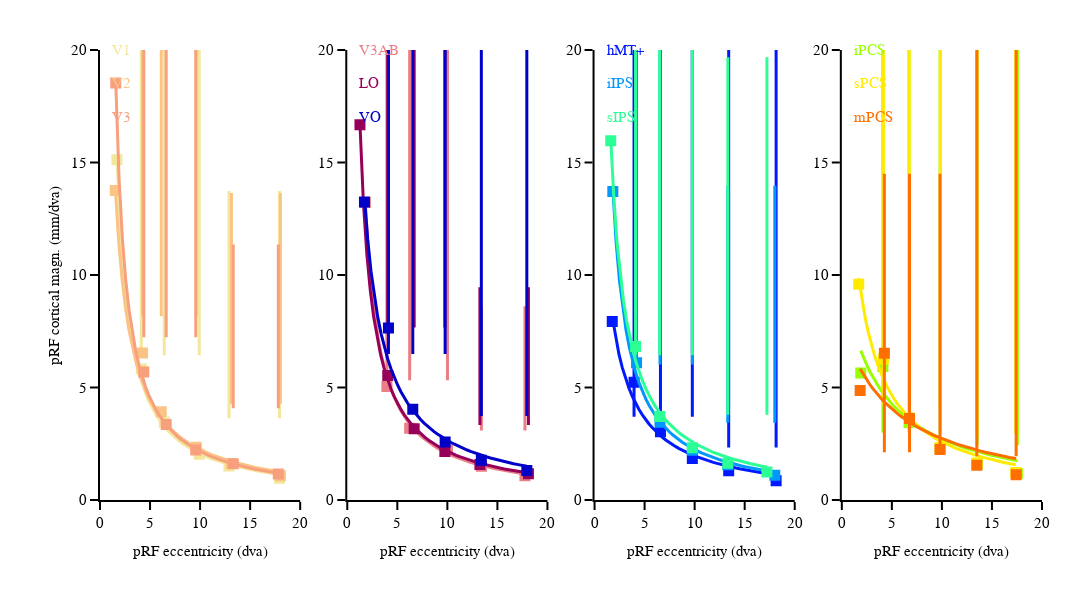

Write notebook code for a chart like this one.
### Code cell
fig.show()
fig.write_image('/Users/uriel/Downloads/{}_ecc_pcm_{}_median.pdf'.format(subject,vert_dist_th), width=1440, height=300)

### Figure 1 — Plotly figure (JSON) as saved in the notebook; plotly's stock layout.template omitted (floating-point values rounded to 4 significant figures)
{"data": [{"legendgroup": "V1", "line": {"color": "rgb(243,231,155)", "width": 3}, "mode": "lines", "name": "V1", "showlegend": false, "type": "scatter", "x": [1.692, 2.023, 2.355, 2.686, 3.018, 3.349, 3.681, 4.012, 4.344, 4.675, 5.007, 5.338, 5.67, 6.001, 6.333, 6.664, 6.996, 7.327, 7.659, 7.99, 8.322, 8.653, 8.985, 9.316, 9.648, 9.979, 10.31, 10.64, 10.97, 11.31, 11.64, 11.97, 12.3, 12.63, 12.96, 13.29, 13.63, 13.96, 14.29, 14.62, 14.95, 15.28, 15.62, 15.95, 16.28, 16.61, 16.94, 17.27, 17.6, 17.94], "xaxis": "x", "y": [15.18, 12.1, 10.06, 8.604, 7.519, 6.676, 6.004, 5.454, 4.997, 4.61, 4.279, 3.993, 3.742, 3.521, 3.324, 3.149, 2.991, 2.848, 2.718, 2.599, 2.491, 2.391, 2.299, 2.213, 2.134, 2.06, 1.991, 1.927, 1.867, 1.81, 1.757, 1.706, 1.659, 1.614, 1.571, 1.531, 1.493, 1.456, 1.421, 1.388, 1.357, 1.326, 1.298, 1.27, 1.243, 1.218, 1.194, 1.17, 1.148, 1.126], "yaxis": "y"}, {"error_y": {"array": [null, 55.66, 58.02, 59.45, 12.23, 12.77], "arrayminus": [null, -0.6042, -2.966, -4.398, -2.122, -2.668], "color": "rgb(243,231,155)", "thickness": 3, "type": "data", "visible": true, "width": 0}, "marker": {"color": "rgb(243,231,155)", "line": {"color": "rgb(243,231,155)", "width": 3}, "size": 8, "symbol": "square"}, "mode": "markers", "name": "34 rad", "showlegend": true, "type": "scatter", "x": [1.692, 4.126, 6.419, 9.911, 12.89, 17.94], "xaxis": "x", "y": [15.12, 5.827, 3.466, 2.033, 1.512, 0.9663], "yaxis": "y"}, {"legendgroup": "V2", "line": {"color": "rgb(250,196,132)", "width": 3}, "mode": "lines", "name": "V2", "showlegend": false, "type": "scatter", "x": [1.532, 1.868, 2.205, 2.542, 2.878, 3.215, 3.551, 3.888, 4.224, 4.561, 4.897, 5.234, 5.57, 5.907, 6.243, 6.58, 6.917, 7.253, 7.59, 7.926, 8.263, 8.599, 8.936, 9.272, 9.609, 9.945, 10.28, 10.62, 10.96, 11.29, 11.63, 11.96, 12.3, 12.64, 12.97, 13.31, 13.65, 13.98, 14.32, 14.66, 14.99, 15.33, 15.67, 16.0, 16.34, 16.68, 17.01, 17.35, 17.69, 18.02], "xaxis": "x", "y": [13.84, 11.48, 9.808, 8.561, 7.595, 6.825, 6.197, 5.674, 5.233, 4.856, 4.529, 4.243, 3.992, 3.768, 3.569, 3.389, 3.226, 3.079, 2.944, 2.821, 2.707, 2.603, 2.506, 2.416, 2.332, 2.254, 2.181, 2.113, 2.048, 1.988, 1.931, 1.877, 1.826, 1.778, 1.732, 1.689, 1.647, 1.608, 1.57, 1.535, 1.5, 1.468, 1.436, 1.406, 1.378, 1.35, 1.323, 1.298, 1.273, 1.25], "yaxis": "y"}, {"error_y": {"array": [null, 42.15, 44.77, 46.35, 12.02, 12.57], "arrayminus": [null, -1.636, -4.254, -5.829, -2.659, -3.203], "color": "rgb(250,196,132)", "thickness": 3, "type": "data", "visible": true, "width": 0}, "marker": {"color": "rgb(250,196,132)", "line": {"color": "rgb(250,196,132)", "width": 3}, "size": 8, "symbol": "square"}, "mode": "markers", "name": "34 rad", "showlegend": true, "type": "scatter", "x": [1.532, 4.252, 6.121, 9.612, 13.13, 18.02], "xaxis": "x", "y": [13.75, 6.535, 3.917, 2.342, 1.617, 1.073], "yaxis": "y"}, {"legendgroup": "V3", "line": {"color": "rgb(248,160,126)", "width": 3}, "mode": "lines", "name": "V3", "showlegend": false, "type": "scatter", "x": [1.575, 1.906, 2.238, 2.569, 2.9, 3.232, 3.563, 3.895, 4.226, 4.557, 4.889, 5.22, 5.552, 5.883, 6.214, 6.546, 6.877, 7.208, 7.54, 7.871, 8.203, 8.534, 8.865, 9.197, 9.528, 9.86, 10.19, 10.52, 10.85, 11.19, 11.52, 11.85, 12.18, 12.51, 12.84, 13.17, 13.5, 13.84, 14.17, 14.5, 14.83, 15.16, 15.49, 15.82, 16.16, 16.49, 16.82, 17.15, 17.48, 17.81], "xaxis": "x", "y": [18.55, 14.28, 11.61, 9.777, 8.445, 7.433, 6.638, 5.996, 5.467, 5.024, 4.648, 4.324, 4.042, 3.795, 3.576, 3.381, 3.206, 3.049, 2.906, 2.776, 2.657, 2.548, 2.447, 2.354, 2.268, 2.188, 2.114, 2.044, 1.979, 1.918, 1.86, 1.806, 1.755, 1.706, 1.661, 1.617, 1.576, 1.537, 1.5, 1.465, 1.431, 1.399, 1.368, 1.338, 1.31, 1.283, 1.257, 1.232, 1.208, 1.185], "yaxis": "y"}, {"error_y": {"array": [null, 72.1, 74.43, 75.57, 9.739, 10.2], "arrayminus": [null, -1.543, -3.874, -5.012, -2.458, -2.921], "color": "rgb(248,160,126)", "thickness": 3, "type": "data", "visible": true, "width": 0}, "marker": {"color": "rgb(248,160,126)", "line": {"color": "rgb(248,160,126)", "width": 3}, "size": 8, "symbol": "square"}, "mode": "markers", "name": "34 rad", "showlegend": true, "type": "scatter", "x": [1.575, 4.378, 6.614, 9.568, 13.31, 17.81], "xaxis": "x", "y": [18.53, 5.687, 3.356, 2.217, 1.615, 1.151], "yaxis": "y"}, {"legendgroup": "V3AB", "line": {"color": "rgb(235,127,134)", "width": 3}, "mode": "lines", "name": "V3AB", "showlegend": false, "type": "scatter", "x": [1.807, 2.133, 2.458, 2.783, 3.109, 3.434, 3.76, 4.085, 4.41, 4.736, 5.061, 5.387, 5.712, 6.038, 6.363, 6.688, 7.014, 7.339, 7.665, 7.99, 8.315, 8.641, 8.966, 9.292, 9.617, 9.942, 10.27, 10.59, 10.92, 11.24, 11.57, 11.89, 12.22, 12.55, 12.87, 13.2, 13.52, 13.85, 14.17, 14.5, 14.82, 15.15, 15.47, 15.8, 16.13, 16.45, 16.78, 17.1, 17.43, 17.75], "xaxis": "x2", "y": [13.17, 10.86, 9.239, 8.039, 7.115, 6.381, 5.785, 5.29, 4.874, 4.518, 4.211, 3.942, 3.706, 3.497, 3.31, 3.142, 2.99, 2.852, 2.727, 2.612, 2.506, 2.408, 2.318, 2.234, 2.157, 2.084, 2.016, 1.952, 1.893, 1.837, 1.784, 1.734, 1.686, 1.642, 1.599, 1.559, 1.521, 1.484, 1.449, 1.416, 1.385, 1.354, 1.325, 1.298, 1.271, 1.245, 1.221, 1.197, 1.174, 1.153], "yaxis": "y2"}, {"error_y": {"array": [null, 35.42, 37.27, 38.24, 7.103, 7.526], "arrayminus": [null, -0.2814, -2.134, -3.098, -1.58, -2.002], "color": "rgb(235,127,134)", "thickness": 3, "type": "data", "visible": true, "width": 0}, "marker": {"color": "rgb(235,127,134)", "line": {"color": "rgb(235,127,134)", "width": 3}, "size": 8, "symbol": "square"}, "mode": "markers", "name": "34 rad", "showlegend": true, "type": "scatter", "x": [1.807, 3.961, 6.233, 10.01, 13.4, 17.75], "xaxis": "x2", "y": [13.23, 5.041, 3.188, 2.225, 1.505, 1.082], "yaxis": "y2"}, {"legendgroup": "LO", "line": {"color": "rgb(150,0,90)", "width": 3}, "mode": "lines", "name": "LO", "showlegend": false, "type": "scatter", "x": [1.268, 1.611, 1.955, 2.298, 2.642, 2.985, 3.329, 3.672, 4.016, 4.359, 4.703, 5.046, 5.39, 5.733, 6.077, 6.42, 6.764, 7.107, 7.451, 7.795, 8.138, 8.482, 8.825, 9.169, 9.512, 9.856, 10.2, 10.54, 10.89, 11.23, 11.57, 11.92, 12.26, 12.6, 12.95, 13.29, 13.63, 13.98, 14.32, 14.66, 15.01, 15.35, 15.7, 16.04, 16.38, 16.73, 17.07, 17.41, 17.76, 18.1], "xaxis": "x2", "y": [16.71, 13.21, 10.93, 9.316, 8.118, 7.194, 6.458, 5.859, 5.362, 4.943, 4.584, 4.274, 4.003, 3.764, 3.553, 3.364, 3.194, 3.04, 2.9, 2.773, 2.656, 2.549, 2.45, 2.359, 2.274, 2.195, 2.121, 2.052, 1.988, 1.927, 1.87, 1.816, 1.766, 1.718, 1.672, 1.629, 1.588, 1.549, 1.512, 1.477, 1.443, 1.411, 1.38, 1.35, 1.322, 1.295, 1.269, 1.244, 1.22, 1.197], "yaxis": "y2"}, {"error_y": {"array": [null, 49.33, 51.69, 52.7, 7.879, 8.283], "arrayminus": [null, -2.132, -4.494, -5.511, -1.766, -2.169], "color": "rgb(150,0,90)", "thickness": 3, "type": "data", "visible": true, "width": 0}, "marker": {"color": "rgb(150,0,90)", "line": {"color": "rgb(150,0,90)", "width": 3}, "size": 8, "symbol": "square"}, "mode": "markers", "name": "34 rad", "showlegend": true, "type": "scatter", "x": [1.268, 4.042, 6.682, 9.75, 13.25, 18.1], "xaxis": "x2", "y": [16.68, 5.532, 3.169, 2.152, 1.573, 1.169], "yaxis": "y2"}, {"legendgroup": "VO", "line": {"color": "rgb(0,0,200)", "width": 3}, "mode": "lines", "name": "VO", "showlegend": false, "type": "scatter", "x": [1.716, 2.047, 2.378, 2.709, 3.04, 3.372, 3.703, 4.034, 4.365, 4.696, 5.027, 5.358, 5.689, 6.02, 6.351, 6.682, 7.013, 7.345, 7.676, 8.007, 8.338, 8.669, 9.0, 9.331, 9.662, 9.993, 10.32, 10.66, 10.99, 11.32, 11.65, 11.98, 12.31, 12.64, 12.97, 13.3, 13.64, 13.97, 14.3, 14.63, 14.96, 15.29, 15.62, 15.95, 16.28, 16.61, 16.95, 17.28, 17.61, 17.94], "xaxis": "x2", "y": [13.44, 11.56, 10.14, 9.028, 8.138, 7.407, 6.797, 6.28, 5.836, 5.45, 5.112, 4.814, 4.549, 4.311, 4.097, 3.903, 3.727, 3.566, 3.418, 3.282, 3.157, 3.04, 2.932, 2.832, 2.738, 2.65, 2.567, 2.49, 2.417, 2.348, 2.283, 2.222, 2.163, 2.108, 2.056, 2.006, 1.958, 1.913, 1.869, 1.828, 1.788, 1.75, 1.714, 1.679, 1.646, 1.613, 1.583, 1.553, 1.524, 1.496], "yaxis": "y2"}, {"error_y": {"array": [null, 35.52, 39.13, 40.6, 25.03, 25.48], "arrayminus": [null, 1.158, -2.454, -3.918, -1.965, -2.422], "color": "rgb(0,0,200)", "thickness": 3, "type": "data", "visible": true, "width": 0}, "marker": {"color": "rgb(0,0,200)", "line": {"color": "rgb(0,0,200)", "width": 3}, "size": 8, "symbol": "square"}, "mode": "markers", "name": "34 rad", "showlegend": true, "type": "scatter", "x": [1.716, 4.114, 6.544, 9.778, 13.39, 17.94], "xaxis": "x2", "y": [13.25, 7.65, 4.038, 2.573, 1.768, 1.311], "yaxis": "y2"}, {"legendgroup": "hMT+", "line": {"color": "rgb(0,25,255)", "width": 3}, "mode": "lines", "name": "hMT+", "showlegend": false, "type": "scatter", "x": [1.769, 2.103, 2.437, 2.771, 3.105, 3.44, 3.774, 4.108, 4.442, 4.776, 5.11, 5.444, 5.778, 6.113, 6.447, 6.781, 7.115, 7.449, 7.783, 8.117, 8.452, 8.786, 9.12, 9.454, 9.788, 10.12, 10.46, 10.79, 11.12, 11.46, 11.79, 12.13, 12.46, 12.8, 13.13, 13.46, 13.8, 14.13, 14.47, 14.8, 15.13, 15.47, 15.8, 16.14, 16.47, 16.81, 17.14, 17.47, 17.81, 18.14], "xaxis": "x3", "y": [8.141, 7.217, 6.481, 5.882, 5.384, 4.963, 4.604, 4.293, 4.021, 3.782, 3.57, 3.38, 3.209, 3.055, 2.915, 2.787, 2.67, 2.563, 2.463, 2.371, 2.286, 2.207, 2.133, 2.063, 1.999, 1.938, 1.88, 1.826, 1.775, 1.727, 1.681, 1.638, 1.597, 1.558, 1.521, 1.485, 1.451, 1.419, 1.388, 1.358, 1.33, 1.303, 1.276, 1.251, 1.227, 1.204, 1.181, 1.16, 1.139, 1.119], "yaxis": "y3"}, {"error_y": {"array": [null, 18.21, 20.41, 21.6, 36.99, 37.43], "arrayminus": [null, 1.535, -0.668, -1.858, -1.035, -1.476], "color": "rgb(0,25,255)", "thickness": 3, "type": "data", "visible": true, "width": 0}, "marker": {"color": "rgb(0,25,255)", "line": {"color": "rgb(0,25,255)", "width": 3}, "size": 8, "symbol": "square"}, "mode": "markers", "name": "34 rad", "showlegend": true, "type": "scatter", "x": [1.769, 3.946, 6.585, 9.769, 13.4, 18.14], "xaxis": "x3", "y": [7.939, 5.237, 3.034, 1.844, 1.298, 0.8573], "yaxis": "y3"}, {"legendgroup": "iIPS", "line": {"color": "rgb(0,152,255)", "width": 3}, "mode": "lines", "name": "iIPS", "showlegend": false, "type": "scatter", "x": [1.826, 2.157, 2.487, 2.817, 3.147, 3.478, 3.808, 4.138, 4.468, 4.799, 5.129, 5.459, 5.789, 6.12, 6.45, 6.78, 7.11, 7.441, 7.771, 8.101, 8.431, 8.762, 9.092, 9.422, 9.752, 10.08, 10.41, 10.74, 11.07, 11.4, 11.73, 12.06, 12.39, 12.72, 13.05, 13.39, 13.72, 14.05, 14.38, 14.71, 15.04, 15.37, 15.7, 16.03, 16.36, 16.69, 17.02, 17.35, 17.68, 18.01], "xaxis": "x3", "y": [13.83, 11.44, 9.758, 8.506, 7.539, 6.77, 6.143, 5.622, 5.182, 4.807, 4.482, 4.198, 3.948, 3.726, 3.528, 3.35, 3.189, 3.043, 2.909, 2.787, 2.674, 2.571, 2.475, 2.386, 2.303, 2.226, 2.153, 2.086, 2.022, 1.962, 1.906, 1.853, 1.802, 1.755, 1.709, 1.666, 1.626, 1.587, 1.55, 1.514, 1.48, 1.448, 1.417, 1.387, 1.359, 1.332, 1.306, 1.28, 1.256, 1.233], "yaxis": "y3"}, {"error_y": {"array": [null, 36.98, 39.63, 40.88, 12.4, 12.87], "arrayminus": [null, 0.0827, -2.562, -3.814, -1.87, -2.339], "color": "rgb(0,152,255)", "thickness": 3, "type": "data", "visible": true, "width": 0}, "marker": {"color": "rgb(0,152,255)", "line": {"color": "rgb(0,152,255)", "width": 3}, "size": 8, "symbol": "square"}, "mode": "markers", "name": "34 rad", "showlegend": true, "type": "scatter", "x": [1.826, 4.196, 6.542, 9.776, 13.31, 18.01], "xaxis": "x3", "y": [13.71, 6.102, 3.457, 2.206, 1.568, 1.099], "yaxis": "y3"}, {"legendgroup": "sIPS", "line": {"color": "rgb(44,255,150)", "width": 3}, "mode": "lines", "name": "sIPS", "showlegend": false, "type": "scatter", "x": [1.618, 1.936, 2.254, 2.573, 2.891, 3.21, 3.528, 3.847, 4.165, 4.484, 4.802, 5.121, 5.439, 5.757, 6.076, 6.394, 6.713, 7.031, 7.35, 7.668, 7.987, 8.305, 8.623, 8.942, 9.26, 9.579, 9.897, 10.22, 10.53, 10.85, 11.17, 11.49, 11.81, 12.13, 12.44, 12.76, 13.08, 13.4, 13.72, 14.04, 14.36, 14.67, 14.99, 15.31, 15.63, 15.95, 16.27, 16.58, 16.9, 17.22], "xaxis": "x3", "y": [16.09, 13.35, 11.42, 9.968, 8.847, 7.952, 7.222, 6.614, 6.101, 5.662, 5.282, 4.949, 4.656, 4.396, 4.163, 3.954, 3.764, 3.593, 3.436, 3.292, 3.159, 3.037, 2.924, 2.82, 2.722, 2.631, 2.546, 2.466, 2.391, 2.32, 2.254, 2.191, 2.132, 2.075, 2.022, 1.971, 1.923, 1.877, 1.833, 1.792, 1.752, 1.714, 1.677, 1.642, 1.608, 1.576, 1.545, 1.515, 1.487, 1.459], "yaxis": "y3"}, {"error_y": {"array": [null, 54.2, 57.31, 58.69, 18.04, 18.44], "arrayminus": [null, 0.3788, -2.731, -4.114, -2.163, -2.555], "color": "rgb(44,255,150)", "thickness": 3, "type": "data", "visible": true, "width": 0}, "marker": {"color": "rgb(44,255,150)", "line": {"color": "rgb(44,255,150)", "width": 3}, "size": 8, "symbol": "square"}, "mode": "markers", "name": "34 rad", "showlegend": true, "type": "scatter", "x": [1.618, 4.097, 6.512, 9.766, 13.32, 17.22], "xaxis": "x3", "y": [15.96, 6.817, 3.707, 2.324, 1.632, 1.239], "yaxis": "y3"}, {"legendgroup": "iPCS", "line": {"color": "rgb(151,255,0)", "width": 3}, "mode": "lines", "name": "iPCS", "showlegend": false, "type": "scatter", "x": [1.893, 2.212, 2.531, 2.851, 3.17, 3.49, 3.809, 4.128, 4.448, 4.767, 5.087, 5.406, 5.725, 6.045, 6.364, 6.684, 7.003, 7.322, 7.642, 7.961, 8.281, 8.6, 8.919, 9.239, 9.558, 9.878, 10.2, 10.52, 10.84, 11.16, 11.47, 11.79, 12.11, 12.43, 12.75, 13.07, 13.39, 13.71, 14.03, 14.35, 14.67, 14.99, 15.31, 15.63, 15.95, 16.27, 16.58, 16.9, 17.22, 17.54], "xaxis": "x4", "y": [6.639, 6.28, 5.957, 5.667, 5.403, 5.163, 4.943, 4.741, 4.555, 4.383, 4.224, 4.076, 3.938, 3.808, 3.688, 3.574, 3.467, 3.367, 3.272, 3.182, 3.097, 3.017, 2.941, 2.868, 2.799, 2.733, 2.67, 2.61, 2.553, 2.498, 2.445, 2.395, 2.346, 2.3, 2.255, 2.212, 2.171, 2.131, 2.093, 2.056, 2.02, 1.985, 1.952, 1.92, 1.889, 1.858, 1.829, 1.801, 1.773, 1.747], "yaxis": "y4"}, {"error_y": {"array": [null, 16.01, 18.49, 19.64, 19.58, 20.0], "arrayminus": [null, 2.932, 0.4514, -0.6926, -0.8402, -1.258], "color": "rgb(151,255,0)", "thickness": 3, "type": "data", "visible": true, "width": 0}, "marker": {"color": "rgb(151,255,0)", "line": {"color": "rgb(151,255,0)", "width": 3}, "size": 8, "symbol": "square"}, "mode": "markers", "name": "34 rad", "showlegend": true, "type": "scatter", "x": [1.893, 4.102, 6.715, 9.825, 13.52, 17.54], "xaxis": "x4", "y": [5.65, 5.928, 3.448, 2.304, 1.594, 1.176], "yaxis": "y4"}, {"legendgroup": "sPCS", "line": {"color": "rgb(255,234,0)", "width": 3}, "mode": "lines", "name": "sPCS", "showlegend": false, "type": "scatter", "x": [1.689, 2.009, 2.329, 2.649, 2.969, 3.289, 3.61, 3.93, 4.25, 4.57, 4.89, 5.211, 5.531, 5.851, 6.171, 6.491, 6.812, 7.132, 7.452, 7.772, 8.092, 8.413, 8.733, 9.053, 9.373, 9.693, 10.01, 10.33, 10.65, 10.97, 11.29, 11.61, 11.93, 12.25, 12.58, 12.9, 13.22, 13.54, 13.86, 14.18, 14.5, 14.82, 15.14, 15.46, 15.78, 16.1, 16.42, 16.74, 17.06, 17.38], "xaxis": "x4", "y": [9.867, 8.902, 8.108, 7.445, 6.882, 6.398, 5.978, 5.609, 5.283, 4.994, 4.734, 4.5, 4.288, 4.095, 3.918, 3.757, 3.608, 3.47, 3.343, 3.224, 3.114, 3.011, 2.914, 2.824, 2.739, 2.659, 2.583, 2.512, 2.445, 2.381, 2.32, 2.262, 2.207, 2.155, 2.105, 2.058, 2.012, 1.969, 1.927, 1.887, 1.849, 1.812, 1.776, 1.742, 1.71, 1.678, 1.648, 1.618, 1.59, 1.563], "yaxis": "y4"}, {"error_y": {"array": [null, 32.38, 35.0, 36.31, 22.99, 23.42], "arrayminus": [null, 2.074, -0.5476, -1.862, -1.277, -1.702], "color": "rgb(255,234,0)", "thickness": 3, "type": "data", "visible": true, "width": 0}, "marker": {"color": "rgb(255,234,0)", "line": {"color": "rgb(255,234,0)", "width": 3}, "size": 8, "symbol": "square"}, "mode": "markers", "name": "34 rad", "showlegend": true, "type": "scatter", "x": [1.689, 4.147, 6.723, 9.83, 13.5, 17.38], "xaxis": "x4", "y": [9.586, 6.27, 3.648, 2.333, 1.644, 1.219], "yaxis": "y4"}, {"legendgroup": "mPCS", "line": {"color": "rgb(255,111,0)", "width": 3}, "mode": "lines", "name": "mPCS", "showlegend": false, "type": "scatter", "x": [1.831, 2.149, 2.467, 2.785, 3.103, 3.421, 3.739, 4.057, 4.376, 4.694, 5.012, 5.33, 5.648, 5.966, 6.284, 6.602, 6.92, 7.238, 7.556, 7.875, 8.193, 8.511, 8.829, 9.147, 9.465, 9.783, 10.1, 10.42, 10.74, 11.06, 11.37, 11.69, 12.01, 12.33, 12.65, 12.96, 13.28, 13.6, 13.92, 14.24, 14.55, 14.87, 15.19, 15.51, 15.83, 16.14, 16.46, 16.78, 17.1, 17.42], "xaxis": "x4", "y": [5.826, 5.579, 5.352, 5.143, 4.949, 4.77, 4.603, 4.447, 4.302, 4.166, 4.038, 3.918, 3.804, 3.697, 3.596, 3.501, 3.41, 3.324, 3.242, 3.164, 3.089, 3.019, 2.951, 2.886, 2.824, 2.765, 2.708, 2.653, 2.601, 2.55, 2.502, 2.455, 2.41, 2.367, 2.325, 2.285, 2.246, 2.208, 2.171, 2.136, 2.102, 2.069, 2.037, 2.006, 1.976, 1.946, 1.918, 1.89, 1.864, 1.838], "yaxis": "y4"}, {"error_y": {"array": [null, 7.98, 10.88, 12.26, 24.44, 24.85], "arrayminus": [null, 4.397, 1.501, 0.1131, -0.3991, -0.8149], "color": "rgb(255,111,0)", "thickness": 3, "type": "data", "visible": true, "width": 0}, "marker": {"color": "rgb(255,111,0)", "line": {"color": "rgb(255,111,0)", "width": 3}, "size": 8, "symbol": "square"}, "mode": "markers", "name": "34 rad", "showlegend": true, "type": "scatter", "x": [1.831, 4.252, 6.765, 9.81, 13.49, 17.42], "xaxis": "x4", "y": [4.871, 6.523, 3.627, 2.239, 1.541, 1.125], "yaxis": "y4"}], "layout": {"annotations": [{"font": {"color": "rgb(243,231,155)", "family": "Arial", "size": 15}, "showarrow": false, "text": "V1", "x": 1, "xanchor": "left", "xref": "x", "y": 20, "yref": "y"}, {"font": {"color": "rgb(250,196,132)", "family": "Arial", "size": 15}, "showarrow": false, "text": "V2", "x": 1, "xanchor": "left", "xref": "x", "y": 18.5, "yref": "y"}, {"font": {"color": "rgb(248,160,126)", "family": "Arial", "size": 15}, "showarrow": false, "text": "V3", "x": 1, "xanchor": "left", "xref": "x", "y": 17, "yref": "y"}, {"font": {"color": "rgb(235,127,134)", "family": "Arial", "size": 15}, "showarrow": false, "text": "V3AB", "x": 1, "xanchor": "left", "xref": "x2", "y": 20, "yref": "y2"}, {"font": {"color": "rgb(150,0,90)", "family": "Arial", "size": 15}, "showarrow": false, "text": "LO", "x": 1, "xanchor": "left", "xref": "x2", "y": 18.5, "yref": "y2"}, {"font": {"color": "rgb(0,0,200)", "family": "Arial", "size": 15}, "showarrow": false, "text": "VO", "x": 1, "xanchor": "left", "xref": "x2", "y": 17, "yref": "y2"}, {"font": {"color": "rgb(0,25,255)", "family": "Arial", "size": 15}, "showarrow": false, "text": "hMT+", "x": 1, "xanchor": "left", "xref": "x3", "y": 20, "yref": "y3"}, {"font": {"color": "rgb(0,152,255)", "family": "Arial", "size": 15}, "showarrow": false, "text": "iIPS", "x": 1, "xanchor": "left", "xref": "x3", "y": 18.5, "yref": "y3"}, {"font": {"color": "rgb(44,255,150)", "family": "Arial", "size": 15}, "showarrow": false, "text": "sIPS", "x": 1, "xanchor": "left", "xref": "x3", "y": 17, "yref": "y3"}, {"font": {"color": "rgb(151,255,0)", "family": "Arial", "size": 15}, "showarrow": false, "text": "iPCS", "x": 1, "xanchor": "left", "xref": "x4", "y": 20, "yref": "y4"}, {"font": {"color": "rgb(255,234,0)", "family": "Arial", "size": 15}, "showarrow": false, "text": "sPCS", "x": 1, "xanchor": "left", "xref": "x4", "y": 18.5, "yref": "y4"}, {"font": {"color": "rgb(255,111,0)", "family": "Arial", "size": 15}, "showarrow": false, "text": "mPCS", "x": 1, "xanchor": "left", "xref": "x4", "y": 17, "yref": "y4"}], "height": 600, "margin": {"b": 100, "l": 100, "r": 50, "t": 50}, "showlegend": false, "width": 1440, "xaxis": {"anchor": "y", "domain": [0, 0.2125], "range": [0, 20], "showline": true, "title": {"text": "pRF eccentricity (dva)"}, "type": "linear"}, "xaxis2": {"anchor": "y2", "domain": [0.2625, 0.475], "range": [0, 20], "showline": true, "title": {"text": "pRF eccentricity (dva)"}, "type": "linear"}, "xaxis3": {"anchor": "y3", "domain": [0.525, 0.7375], "range": [0, 20], "showline": true, "title": {"text": "pRF eccentricity (dva)"}, "type": "linear"}, "xaxis4": {"anchor": "y4", "domain": [0.7875, 1], "range": [0, 20], "showline": true, "title": {"text": "pRF eccentricity (dva)"}, "type": "linear"}, "yaxis": {"anchor": "x", "domain": [0, 1], "range": [0, 20], "showline": true, "title": {"text": "pRF cortical magn. (mm/dva)"}, "type": "linear"}, "yaxis2": {"anchor": "x2", "domain": [0, 1], "range": [0, 20], "showline": true, "type": "linear"}, "yaxis3": {"anchor": "x3", "domain": [0, 1], "range": [0, 20], "showline": true, "type": "linear"}, "yaxis4": {"anchor": "x4", "domain": [0, 1], "range": [0, 20], "showline": true, "type": "linear"}}}
